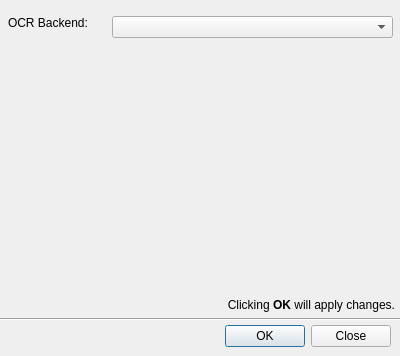
<?xml version="1.0" encoding="UTF-8"?>
<ui version="4.0">
 <class>Dialog</class>
 <widget class="QDialog" name="Dialog">
  <property name="windowModality">
   <enum>Qt::WindowModal</enum>
  </property>
  <property name="geometry">
   <rect>
    <x>0</x>
    <y>0</y>
    <width>400</width>
    <height>356</height>
   </rect>
  </property>
  <property name="windowTitle">
   <string>Auger Settings</string>
  </property>
  <widget class="QDialogButtonBox" name="buttonBox">
   <property name="geometry">
    <rect>
     <x>50</x>
     <y>320</y>
     <width>341</width>
     <height>32</height>
    </rect>
   </property>
   <property name="orientation">
    <enum>Qt::Horizontal</enum>
   </property>
   <property name="standardButtons">
    <set>QDialogButtonBox::Close|QDialogButtonBox::Ok</set>
   </property>
  </widget>
  <widget class="QWidget" name="verticalLayoutWidget">
   <property name="geometry">
    <rect>
     <x>0</x>
     <y>0</y>
     <width>401</width>
     <height>321</height>
    </rect>
   </property>
   <layout class="QVBoxLayout" name="verticalLayout">
    <item>
     <layout class="QHBoxLayout" name="horizontalLayout">
      <property name="spacing">
       <number>24</number>
      </property>
      <property name="leftMargin">
       <number>8</number>
      </property>
      <property name="topMargin">
       <number>16</number>
      </property>
      <property name="rightMargin">
       <number>8</number>
      </property>
      <property name="bottomMargin">
       <number>16</number>
      </property>
      <item alignment="Qt::AlignTop">
       <widget class="QLabel" name="labelOCRBackend">
        <property name="sizePolicy">
         <sizepolicy hsizetype="Minimum" vsizetype="Preferred">
          <horstretch>0</horstretch>
          <verstretch>0</verstretch>
         </sizepolicy>
        </property>
        <property name="maximumSize">
         <size>
          <width>80</width>
          <height>24</height>
         </size>
        </property>
        <property name="toolTip">
         <string>Which OCR backend for Auger to use when processing.</string>
        </property>
        <property name="text">
         <string>OCR Backend:</string>
        </property>
        <property name="margin">
         <number>3</number>
        </property>
       </widget>
      </item>
      <item alignment="Qt::AlignTop">
       <widget class="QComboBox" name="comboOCRBackend">
        <property name="toolTip">
         <string>Which OCR backend for Auger to use when processing.</string>
        </property>
       </widget>
      </item>
     </layout>
    </item>
    <item>
     <spacer name="verticalSpacer">
      <property name="orientation">
       <enum>Qt::Vertical</enum>
      </property>
      <property name="sizeHint" stdset="0">
       <size>
        <width>20</width>
        <height>20</height>
       </size>
      </property>
     </spacer>
    </item>
    <item>
     <widget class="QLabel" name="labelClickingOK">
      <property name="text">
       <string>&lt;html&gt;&lt;head/&gt;&lt;body&gt;&lt;p&gt;&lt;span style=&quot; font-size:9pt;&quot;&gt;Clicking &lt;/span&gt;&lt;span style=&quot; font-size:9pt; font-weight:600;&quot;&gt;OK&lt;/span&gt;&lt;span style=&quot; font-size:9pt;&quot;&gt; will apply changes.&lt;/span&gt;&lt;/p&gt;&lt;/body&gt;&lt;/html&gt;</string>
      </property>
      <property name="alignment">
       <set>Qt::AlignRight|Qt::AlignTrailing|Qt::AlignVCenter</set>
      </property>
      <property name="margin">
       <number>2</number>
      </property>
      <property name="indent">
       <number>6</number>
      </property>
     </widget>
    </item>
    <item>
     <widget class="Line" name="lineAboveButtons">
      <property name="orientation">
       <enum>Qt::Horizontal</enum>
      </property>
     </widget>
    </item>
   </layout>
  </widget>
 </widget>
 <resources/>
 <connections>
  <connection>
   <sender>buttonBox</sender>
   <signal>accepted()</signal>
   <receiver>Dialog</receiver>
   <slot>accept()</slot>
   <hints>
    <hint type="sourcelabel">
     <x>248</x>
     <y>254</y>
    </hint>
    <hint type="destinationlabel">
     <x>157</x>
     <y>274</y>
    </hint>
   </hints>
  </connection>
  <connection>
   <sender>buttonBox</sender>
   <signal>rejected()</signal>
   <receiver>Dialog</receiver>
   <slot>reject()</slot>
   <hints>
    <hint type="sourcelabel">
     <x>316</x>
     <y>260</y>
    </hint>
    <hint type="destinationlabel">
     <x>286</x>
     <y>274</y>
    </hint>
   </hints>
  </connection>
 </connections>
</ui>
